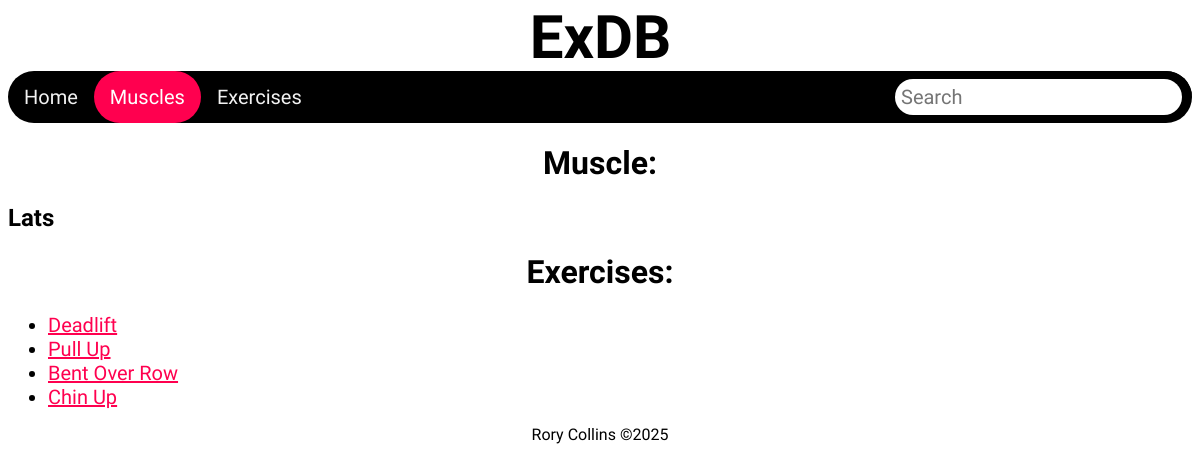
The page /muscle/5 on the database its author committed.
### tables this page shows
CREATE TABLE Muscles (muscle_id INTEGER PRIMARY KEY AUTOINCREMENT, muscle_name TEXT NOT NULL);

CREATE TABLE Exercises (exercise_id INTEGER NOT NULL PRIMARY KEY AUTOINCREMENT, exercise_name TEXT NOT NULL, muscle_id INTEGER REFERENCES Muscles (muscle_id), image_id TEXT REFERENCES Images (image_id), FOREIGN KEY (muscle_id) REFERENCES Muscles (muscle_id));

### routes.py (the view)
@app.route("/muscle/<int:id>")
def muscle_exercises(id):
    conn = sqlite3.connect('fitness.db')
    cur = conn.cursor()
    cur.execute("SELECT muscle_name FROM Muscles WHERE muscle_id = ?", (id,))
    muscle = cur.fetchone()
    cur.execute("SELECT exercise_id, exercise_name FROM Exercises WHERE muscle_id = ?", (id,))
    exercises = cur.fetchall()
    title = 'Muscles - ' + str(muscle[0])
    conn.close()
    return render_template('muscle_exercises.html', title=title, muscle=muscle, exercises=exercises)

### templates/muscle_exercises.html
{% extends 'layout.html' %}
{% block content %}
<div class="topnav">
  <a href="/">Home</a>
  <a class="active" href="/all_muscles">Muscles</a>
  <a href="/all_exercises">Exercises</a>
  <form action="{{ url_for('search') }}" method="get" class="topnav">
    <input type="text" name="query" placeholder="Search" required />
  </form>
</div>
<h1>Muscle:</h1>
<h2>{{ muscle[0] }}</h2>
<h1>Exercises:</h1>
<ul>
  {% for exercise in exercises %}
    <li><a href="/exercise/{{ exercise[0] }}">{{ exercise[1] }}</a></li>
  {% endfor %}
</ul>
{% endblock %}

### static/css/style.css (style rules this page uses)
body { background-color: rgb(255, 255, 255); }
h1 { color: rgb(0, 0, 0); font-family: "Cal Sans", sans-serif; text-align: center; }
h2 { color: rgb(0, 0, 0); font-family: "Cal Sans", sans-serif; }
li { font-size: 20px; color: rgb(0, 0, 0); font-family: "Cal Sans", sans-serif; }
a { font-size: 20px; color: rgb(0, 0, 0); font-family: "Cal Sans", sans-serif; }
a:link { color: rgb(255, 0, 79); }
.topnav { background-color: #000000; overflow: hidden; border-radius: 30px; align-items: center; }
.topnav a { float: left; color: #f2f2f2; text-align: center; padding: 14px 16px; text-decoration: none; font-size: 20px; }
.topnav a.active { background-color: #ff004f; color: white; border-radius: 30px; }
.topnav input[type=text] { font-family: "Cal Sans", sans-serif; float: right; padding: 6px; border-radius: 30px; border: none; margin-top: 8px; margin-right: 10px; font-size: 20px; }

### rows shown on the page
Muscles: muscle_name "Lats"
Exercises: exercise_name "Deadlift"
Exercises: exercise_name "Pull Up"
Exercises: exercise_name "Bent Over Row"
Exercises: exercise_name "Chin Up"
